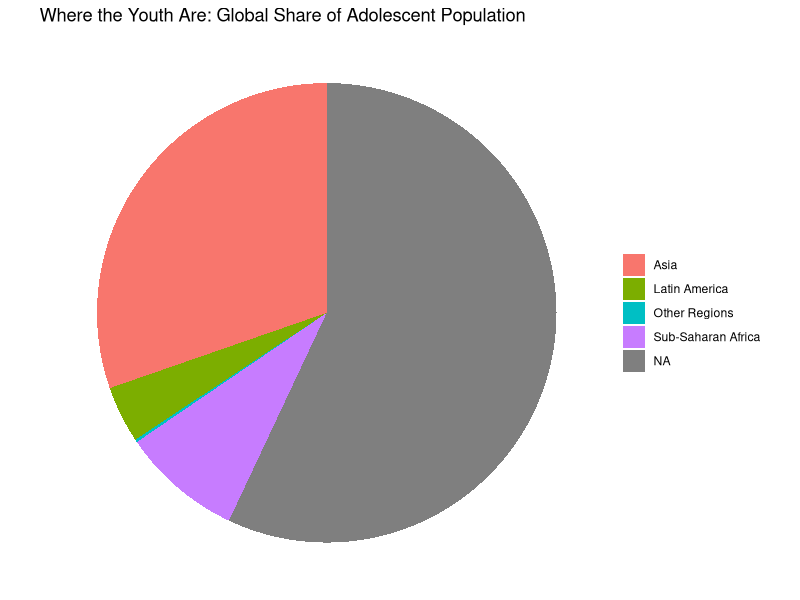

Recreate this plot in R.
## ---- chunk 1
library(tidyverse)

# Load your CSV file
adolescent_data <- read_csv("docs/unicef_indicator_1.csv")

# Manually create a region mapping (expand as needed)
region_map <- tribble(
  ~country,            ~Region,
  "India",             "Asia",
  "China",             "Asia",
  "Nigeria",           "Sub-Saharan Africa",
  "Ethiopia",          "Sub-Saharan Africa",
  "Brazil",            "Latin America",
  "Mexico",            "Latin America",
  "USA",               "Other Regions",
  "Russia",            "Other Regions",
  "France",            "Other Regions"
)

# Join region mapping
adolescent_data <- adolescent_data %>%
  left_join(region_map, by = "country")

# Summarize total population by region
region_summary <- adolescent_data %>%
  group_by(Region) %>%
  summarise(TotalPopulation = sum(obs_value, na.rm = TRUE)) %>%
  mutate(Percentage = TotalPopulation / sum(TotalPopulation) * 100)

# Create pie chart
ggplot(region_summary, aes(x = "", y = Percentage, fill = Region)) +
  geom_col(width = 1) +
  coord_polar(theta = "y") +
  theme_void() +
  labs(title = "Where the Youth Are: Global Share of Adolescent Population") +
  theme(legend.title = element_blank())


